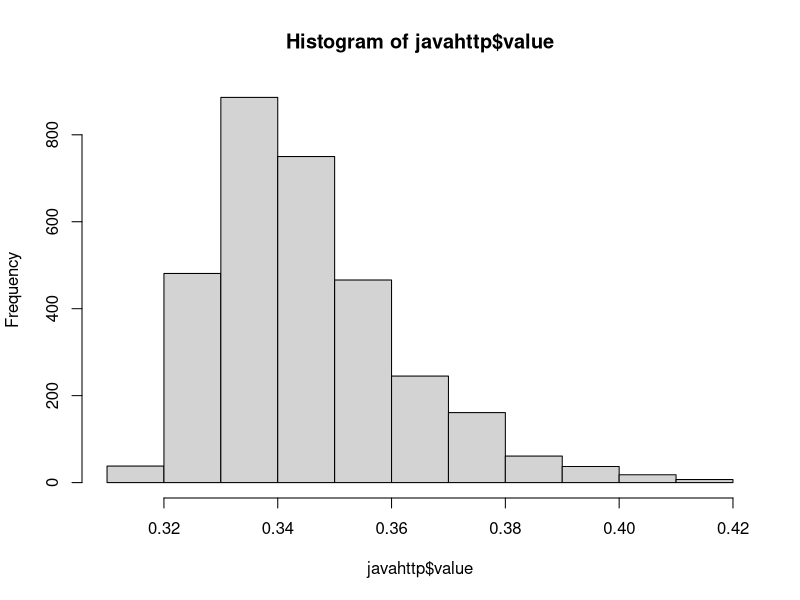
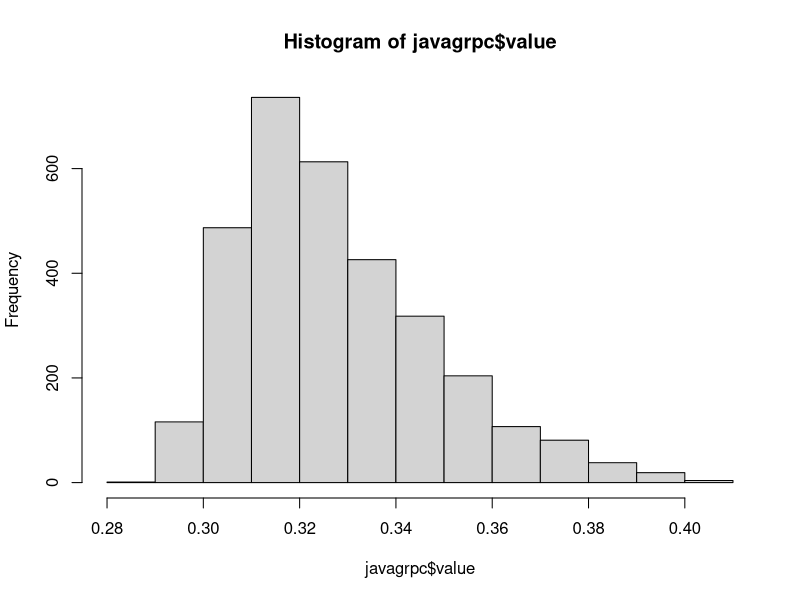
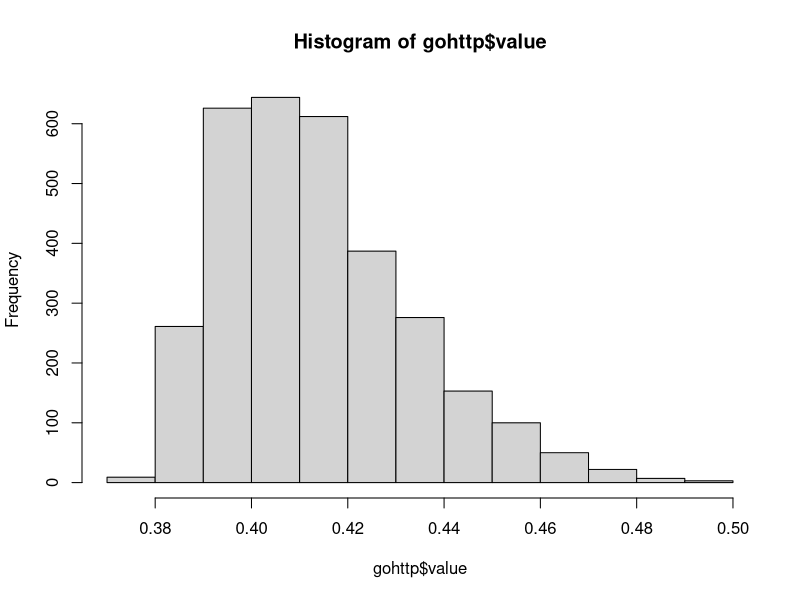
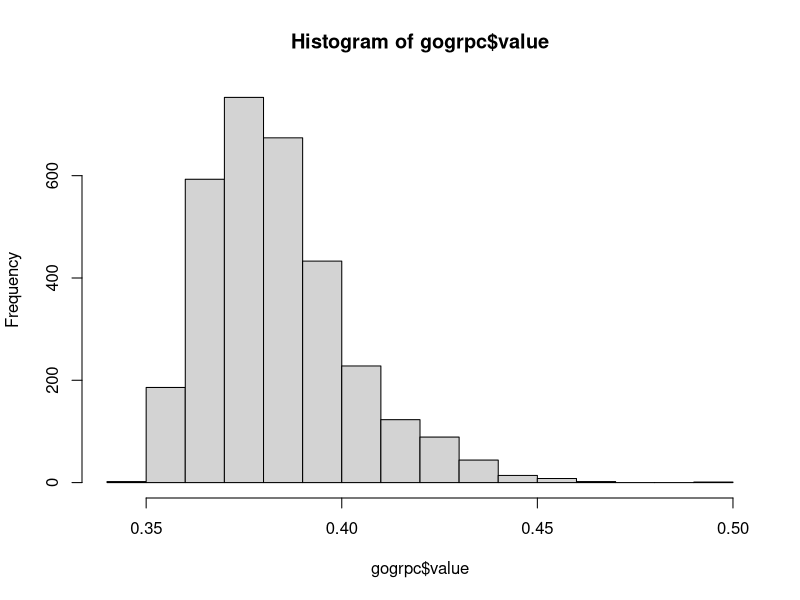
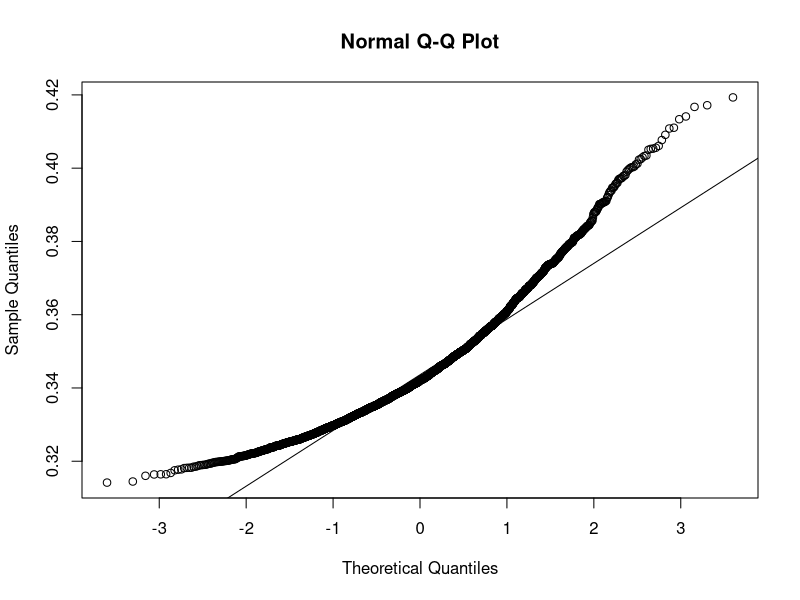
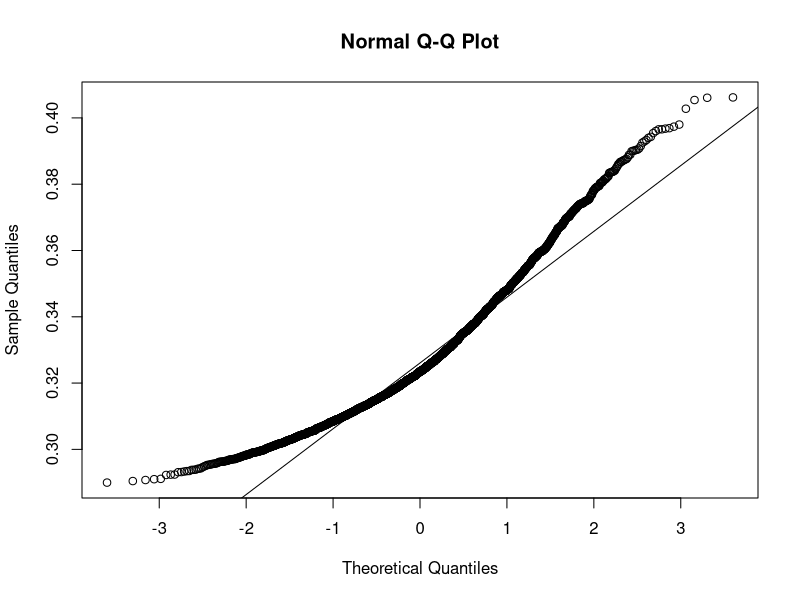
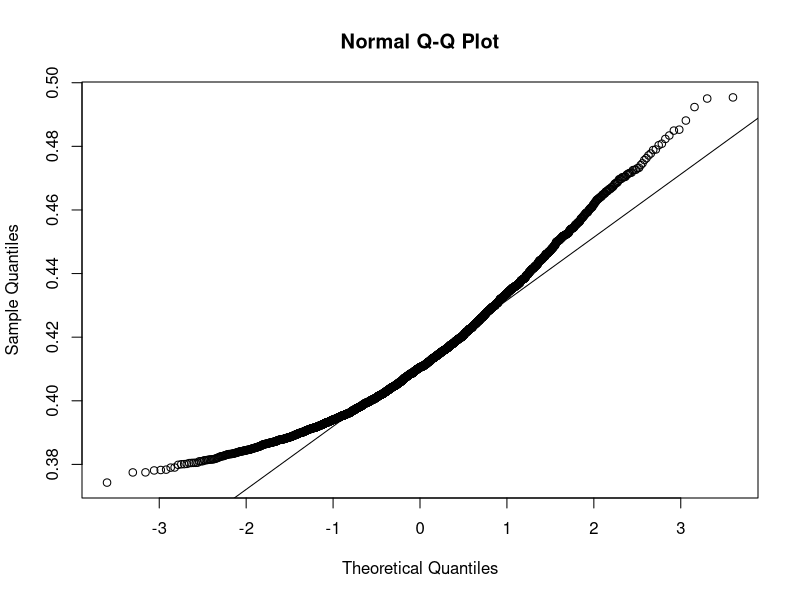
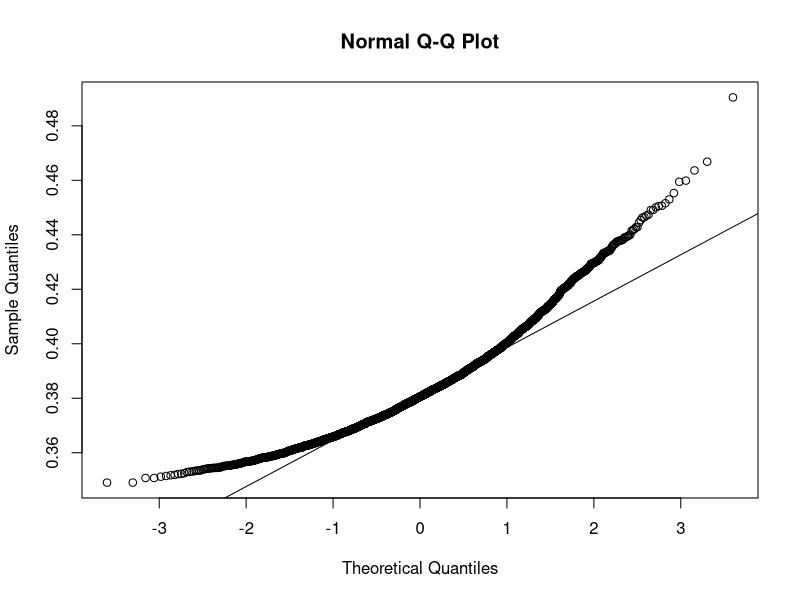

Source code (R) for these figures, in order:
library(tidyverse)
library(readr)
database <- read_csv("dados/experimento1.csv")

expSmall <- filter(database, request_size=="small")
expBig <- filter(database, request_size=="big")
exp1 <- expBig

javahttp <- filter(exp1, app_name=="javahttp")
javagrpc <- filter(exp1, app_name=="javagrpc")
gohttp <- filter(exp1, app_name=="gohttp")
gogrpc <- filter(exp1, app_name=="gogrpc")

# removing outliers with IQR

remover_outliers <- function(dados, campo) {
  # Calculando o primeiro e terceiro quartis
  Q1 <- quantile(dados[[campo]], 0.25)
  Q3 <- quantile(dados[[campo]], 0.75)
  IQR <- Q3 - Q1
  
  # Definindo os limites para considerar outliers
  limite_inferior <- Q1 - 1.5 * IQR
  limite_superior <- Q3 + 1.5 * IQR
  
  # Filtrando os dados para remover outliers
  dados_filtrados <- dados[dados[[campo]] >= limite_inferior & dados[[campo]] <= limite_superior, ]
  
  return(dados_filtrados)
}

#javahttp <- remover_outliers(javahttp, "value")
#javagrpc <- remover_outliers(javagrpc, "value")
#gohttp <- remover_outliers(gohttp, "value")
#gogrpc <- remover_outliers(gogrpc, "value")

# data transformation for time measures
javahttp$value <- log(javahttp$value + 1)
javagrpc$value <- log(javagrpc$value + 1)
gohttp$value <- log(gohttp$value + 1)
gogrpc$value <- log(gogrpc$value + 1)

# test data normality with histogram and shapiro test

hist(javahttp$value, breaks="Sturges")
hist(javagrpc$value, breaks="Sturges")
hist(gohttp$value, breaks="Sturges")
hist(gogrpc$value, breaks="Sturges")

qqnorm(javahttp$value)
qqline(javahttp$value)
qqnorm(javagrpc$value)
qqline(javagrpc$value)
qqnorm(gohttp$value)
qqline(gohttp$value)
qqnorm(gogrpc$value)
qqline(gogrpc$value)


shapiro.test(javahttp$value)
shapiro.test(javagrpc$value)
shapiro.test(gohttp$value)
shapiro.test(gogrpc$value)


ggplot(javagrpc, aes(x=c, y=value)) +
  geom_col() +
  theme_minimal() +
  labs(title="Gráfico de Colunas das Requisições",
       x="Número da Requisição",
       y="Valor da Requisição")
